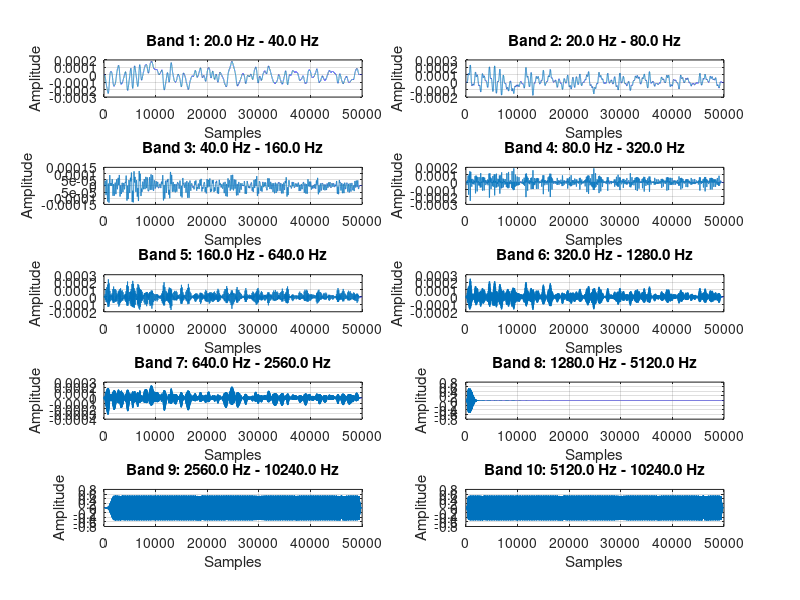
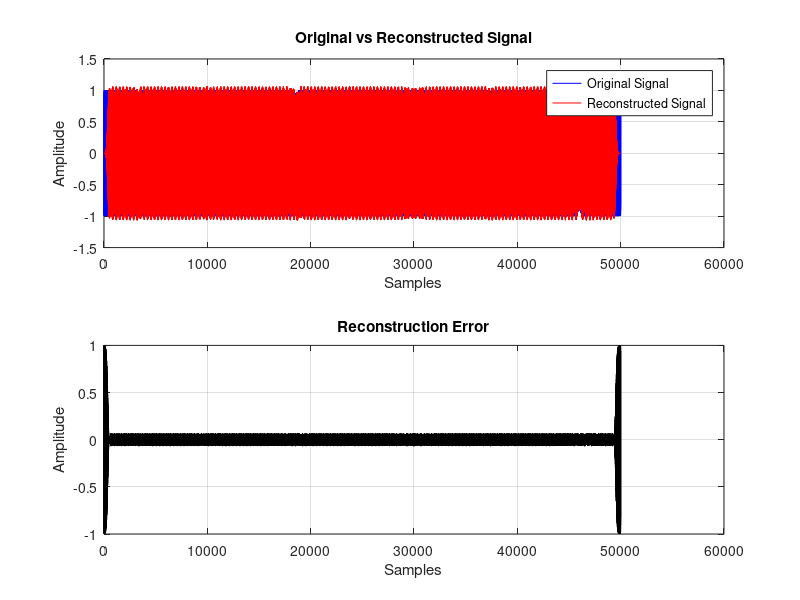
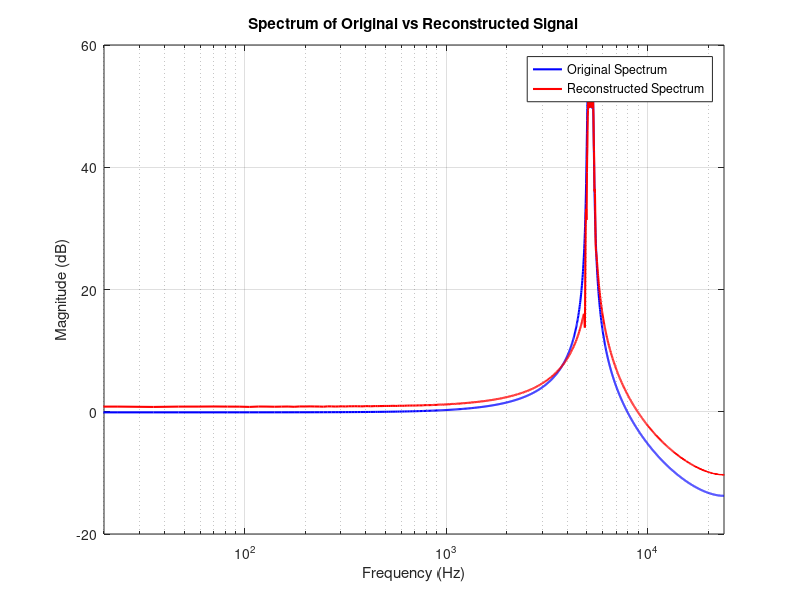

Recreate these plots in MATLAB, in order.
clear all; close all; clc;

%% Parameters
fs = 48000; % Sampling frequency
f_min = 20; % Minimum frequency for octave bands
num_bands = 10; % Number of octave bands
frequencies = f_min * 2.^(0:num_bands-1); % Center frequencies for each band

x = load('pcm_48k.mat', '-mat').pcm_48(5e4:1e5); % Signal input
M = 1024; % Window size
overlap_fraction = 0.67; % 60% overlap
R = floor(M * (1 - overlap_fraction)); % Hop size

%% Window Functions
w_analysis = hamming(M); % Analysis window
w_synthesis = w_analysis.^2; % Synthesis window (squared version of analysis window)

%% STFT Analysis
num_frames = floor((length(x) - M) / R) + 1;
X = zeros(M, num_frames);
for k = 0:num_frames-1
    x_seg = x(k*R + (1:M)); % Extract frame
    x_seg_windowed = x_seg .* w_analysis; % Apply analysis window
    X(:,k+1) = fft(x_seg_windowed); % FFT
end

%% Frequency decomposition into 10 octave bands
H = zeros(M, num_bands); % Filters in the frequency domain
f = (0:M-1) * (fs / M); % Frequency axis
for i = 1:num_bands
    if i == 1
        % Low-pass filter for first band
        H(:,i) = (f <= frequencies(i+1));
    elseif i == num_bands
        % High-pass filter for last band
        H(:,i) = (f >= frequencies(i));
    else
        % Band-pass filter for intermediate bands
        H(:,i) = (f >= frequencies(i) & f < frequencies(i+1));
    end
end

%% Process each band
X_bands = cell(1, num_bands); % Decomposed bands in STFT domain
for i = 1:num_bands
    X_bands{i} = X .* H(:,i); % Apply frequency-domain filters
end

%% Reconstruct each band
x_bands = cell(1, num_bands);
for i = 1:num_bands
    x_reconstructed = zeros(length(x), 1); % Initialize for this band
    for k = 0:num_frames-1
        x_ifft = ifft(X_bands{i}(:,k+1)); % Inverse FFT
        x_overlap = real(x_ifft) .* w_synthesis; % Apply synthesis window
        x_reconstructed(k*R + (1:M)) = x_reconstructed(k*R + (1:M)) + x_overlap;
    end
    x_bands{i} = x_reconstructed; % Store the reconstructed signal for this band
end

%% Combine all bands for final reconstruction
x_final = zeros(size(x));
for i = 1:num_bands
    x_final = x_final + x_bands{i}; % Sum all bands
end

%% Plot Results

% (1) Plot each band in a single figure
figure;
num_rows = ceil(num_bands / 2); % Calculate the number of rows needed for 2 columns
for i = 1:num_bands
    subplot(num_rows, 2, i); % Position subplot in a grid of num_rows x 2
    plot(x_bands{i}); % Plot the sub-band
    title(sprintf('Band %d: %.1f Hz - %.1f Hz', i, frequencies(max(1,i-1)), frequencies(min(end,i+1))));
    xlabel('Samples');
    ylabel('Amplitude');
    xlim([0 50000])
    grid on;
end

% (2) Plot original signal, reconstructed signal, and reconstruction error
figure;
subplot(2,1,1);
plot(x, 'b'); hold on;
plot(x_final, 'r');
title('Original vs Reconstructed Signal');
legend('Original Signal', 'Reconstructed Signal');
xlabel('Samples');
ylabel('Amplitude');
grid on;

subplot(2,1,2);
plot(x - x_final, 'k'); % Error
title('Reconstruction Error');
xlabel('Samples');
ylabel('Amplitude');
grid on;

% (3) Plot frequency spectra of original and reconstructed signal
N_fft = 4096;
X_spectrum = abs(fft(x, N_fft)); % Spectrum of original
X_final_spectrum = abs(fft(x_final, N_fft)); % Spectrum of reconstructed

f_spectrum = linspace(0, fs/2, N_fft/2); % Frequency axis for the first half of FFT

figure;
semilogx(f_spectrum, 20*log10(X_spectrum(1:N_fft/2)), 'b', 'LineWidth', 1.5); hold on;
semilogx(f_spectrum, 20*log10(X_final_spectrum(1:N_fft/2)), 'r', 'LineWidth', 1.5);
title('Spectrum of Original vs Reconstructed Signal');
legend('Original Spectrum', 'Reconstructed Spectrum');
xlabel('Frequency (Hz)');
ylabel('Magnitude (dB)');
grid on;
xlim([20, fs/2]);


